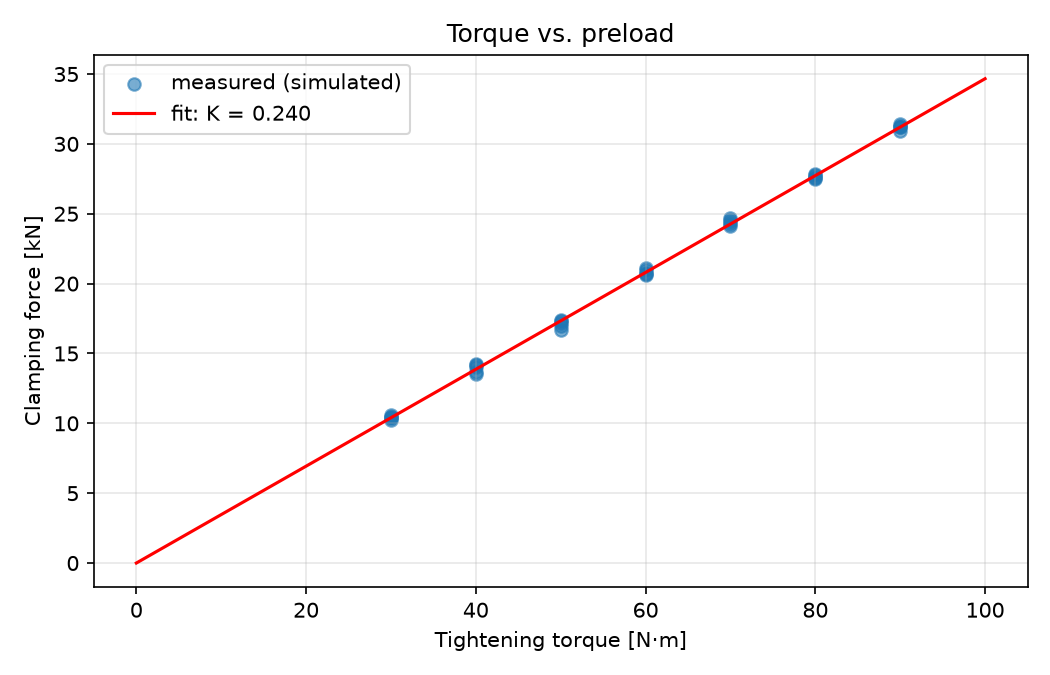

The Python source for this figure:
"""Week 1: first data plot.

Simulates a torque-preload tightening test using the short-form torque
equation T = K * F * d, adds measurement noise, then fits K back from the
"measured" data. Later, swap the simulated data for a real CSV from the thesis.
"""
import numpy as np
import matplotlib.pyplot as plt

rng = np.random.default_rng(seed=0)

# Test setup (M12 bolt, nut factor from the thesis)
d = 0.012            # nominal bolt diameter [m]
K_true = 0.24        # nut factor [-]

# "Experiment": 7 torque steps, 5 repeats each
torque = np.repeat(np.arange(30, 100, 10), 5).astype(float)       # [N*m]
preload = torque / (K_true * d)                                    # [N]
preload_measured = preload + rng.normal(0, 300, size=preload.size) # load cell noise

# Fit K by least squares through the origin: F = (1 / (K d)) * T
slope = np.sum(torque * preload_measured) / np.sum(torque**2)
K_fit = 1 / (slope * d)
print(f"True K = {K_true:.3f}, fitted K = {K_fit:.3f}")

# Plot
fig, ax = plt.subplots(figsize=(7, 4.5))
ax.scatter(torque, preload_measured / 1000, alpha=0.6, label="measured (simulated)")
t_line = np.linspace(0, 100, 50)
ax.plot(t_line, slope * t_line / 1000, "r-", label=f"fit: K = {K_fit:.3f}")
ax.set_xlabel("Tightening torque [N·m]")
ax.set_ylabel("Clamping force [kN]")
ax.set_title("Torque vs. preload")
ax.grid(alpha=0.3)
ax.legend()
fig.tight_layout()
fig.savefig("week01/torque_preload.png", dpi=150)
print("Saved week01/torque_preload.png")
